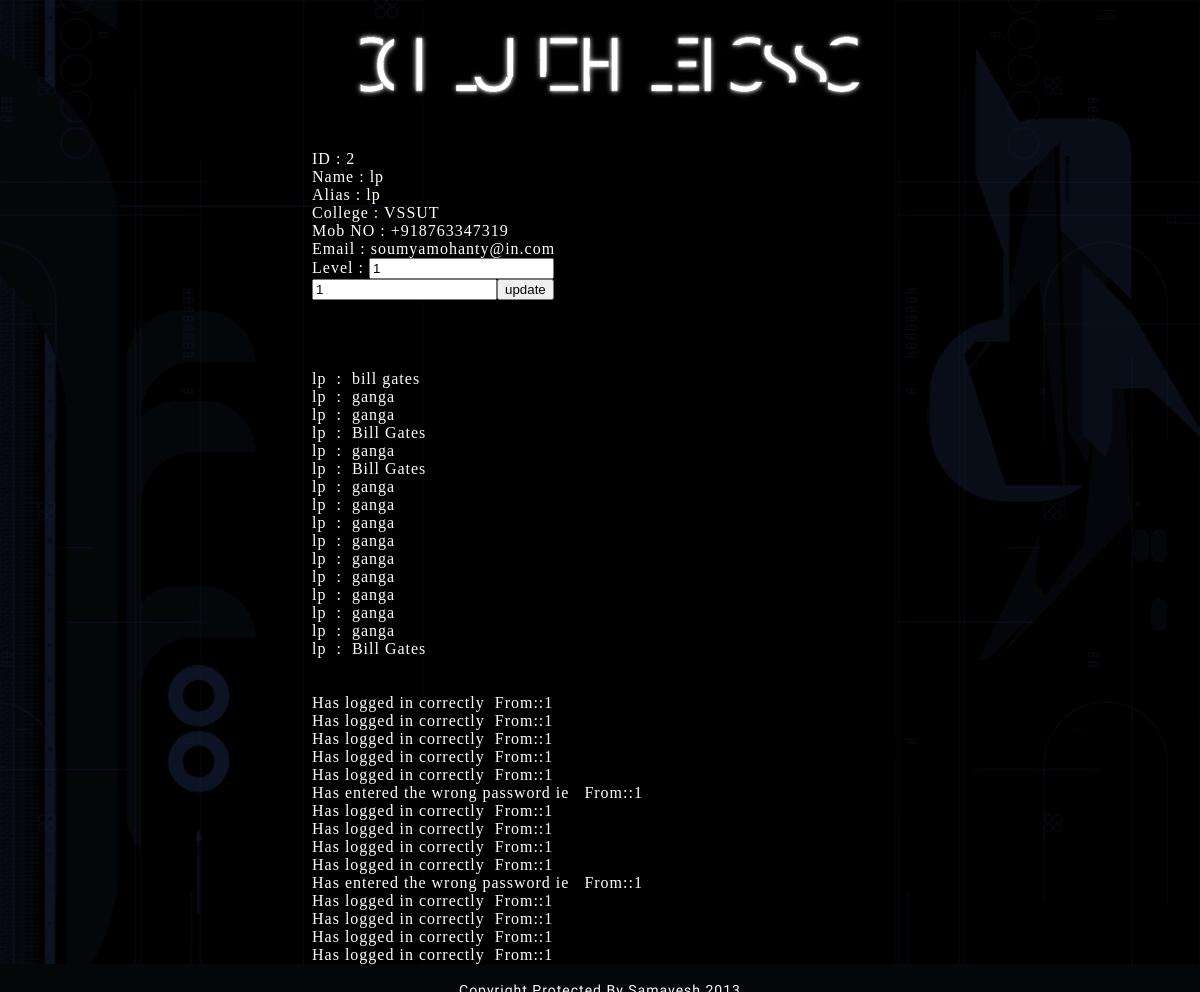
/edituser.php?id=2 (signed in), run on the app's committed database.
### tables this page shows
CREATE TABLE IF NOT EXISTS `users` (
  `id` int(11) NOT NULL AUTO_INCREMENT,
  `name` varchar(200) DEFAULT NULL,
  `password` varchar(200) DEFAULT NULL,
  `level` int(11) DEFAULT NULL,
  `passtime` timestamp NULL DEFAULT CURRENT_TIMESTAMP ON UPDATE CURRENT_TIMESTAMP,
  `mob` varchar(20) DEFAULT NULL,
  `college` varchar(200) DEFAULT NULL,
  `email` varchar(200) DEFAULT NULL,
  `role` int(11) DEFAULT NULL,
  `fname` varchar(200) DEFAULT NULL,
  `validation` varchar(200) DEFAULT NULL,
  `validated` int(11) DEFAULT NULL,
  UNIQUE KEY `id` (`id`)
);

CREATE TABLE IF NOT EXISTS `logs` (
  `id` int(11) NOT NULL AUTO_INCREMENT,
  `user` varchar(200) DEFAULT NULL,
  `val` varchar(2000) DEFAULT NULL,
  `level` int(11) DEFAULT NULL,
  `time` timestamp NULL DEFAULT CURRENT_TIMESTAMP,
  UNIQUE KEY `id` (`id`)
);

CREATE TABLE IF NOT EXISTS `accesslogs` (
  `id` int(11) NOT NULL AUTO_INCREMENT,
  `ip` varchar(20) DEFAULT NULL,
  `user` varchar(200) DEFAULT NULL,
  `val` varchar(2000) DEFAULT NULL,
  `time` timestamp NULL DEFAULT CURRENT_TIMESTAMP,
  UNIQUE KEY `id` (`id`)
);

### edituser.php (the view, shortened to what this page needs)
<?php
	if (!$_SESSION["valid_user"])
	{
	Header("Location: loginform.php");
	}
	else if($_SESSION["role"] >= 6)
	{
		$user = $_GET['id'];
		$sql = "SELECT * FROM users WHERE id = '" . $user . "'";
		$ref = mysql_query($sql);
		$row = mysql_fetch_assoc($ref);
		$content = "ID : " . $row['id'] . "<br>Name : " . $row['name'] . "<br>Alias : " . $row["fname"] . "<br>College : " . $row['college'] . "<br>Mob NO : " . $row['mob'] . "<br>Email : " . $row['email'] . "<br><form action=\"updateuser.php\"><input type = \"hidden\" name = \"id\" value = \"" . $row['id'] . "\"> Level : <input type = \"text\" name = \"level\" value = \"" . $row['level'] . "\"><br>";
		if($_SESSION["role"] == 10)
			$content = $content . "<input type = \"text\" name = \"role\" value = \"" . $row['role'] . "\">";
		$content = $content . "<input type = \"submit\" value=\"update\"></form>";
		$name = $row['name'];
		$sql = "SELECT * FROM logs WHERE user = '" . $name . "'ORDER BY time DESC";
		$ref = mysql_query($sql);
		$content = $content . "<br><br>";
		while($row = mysql_fetch_assoc($ref))
		{
			 $content = $content . "<br>" . $row["user"] . "&nbsp; : &nbsp;" . $row["val"];
		}
		if($_SESSION["role"] == 10)
		{
			$sql = "SELECT * FROM accesslogs WHERE user = '" . $name . "' ORDER BY time DESC";
			$ref = mysql_query($sql);
			$content = $content . "<br><br>";
			while($row = mysql_fetch_assoc($ref))
			{
				$content = $content . "<br>" . $row['val'] . "&nbsp; From" . $row['ip'];
			}
		}
	}
	else
		$content = "Restricted Area";
	require_once("theme/clueless/theme.php");
?>

### theme/clueless/style.css (style rules this page uses)
body { background:black; color:white; margin:0px; padding:0px; font-size:16px; line-height:18px; letter-spacing:1px; width:100%; min-width:600px; }

### data on the page
users: id "2", name "lp", fname "lp", college "VSSUT", mob "+918763347319", email "soumyamohanty@in.com", level "1", role "1"
logs: user "lp", val "bill gates"
logs: user "lp", val "ganga"
logs: user "lp", val "ganga"
logs: user "lp", val "Bill Gates"
logs: user "lp", val "ganga"
logs: user "lp", val "Bill Gates"
logs: user "lp", val "ganga"
logs: user "lp", val "ganga"
logs: user "lp", val "ganga"
logs: user "lp", val "ganga"
logs: user "lp", val "ganga"
logs: user "lp", val "ganga"
logs: user "lp", val "ganga"
logs: user "lp", val "ganga"
logs: user "lp", val "ganga"
logs: user "lp", val "Bill Gates"
accesslogs: val "Has logged in correctly", ip "::1"
accesslogs: val "Has logged in correctly", ip "::1"
accesslogs: val "Has logged in correctly", ip "::1"
accesslogs: val "Has logged in correctly", ip "::1"
accesslogs: val "Has logged in correctly", ip "::1"
accesslogs: val "Has entered the wrong password ie", ip "::1"
accesslogs: val "Has logged in correctly", ip "::1"
accesslogs: val "Has logged in correctly", ip "::1"
accesslogs: val "Has logged in correctly", ip "::1"
accesslogs: val "Has logged in correctly", ip "::1"
accesslogs: val "Has entered the wrong password ie", ip "::1"
accesslogs: val "Has logged in correctly", ip "::1"
accesslogs: val "Has logged in correctly", ip "::1"
accesslogs: val "Has logged in correctly", ip "::1"
accesslogs: val "Has logged in correctly", ip "::1"
